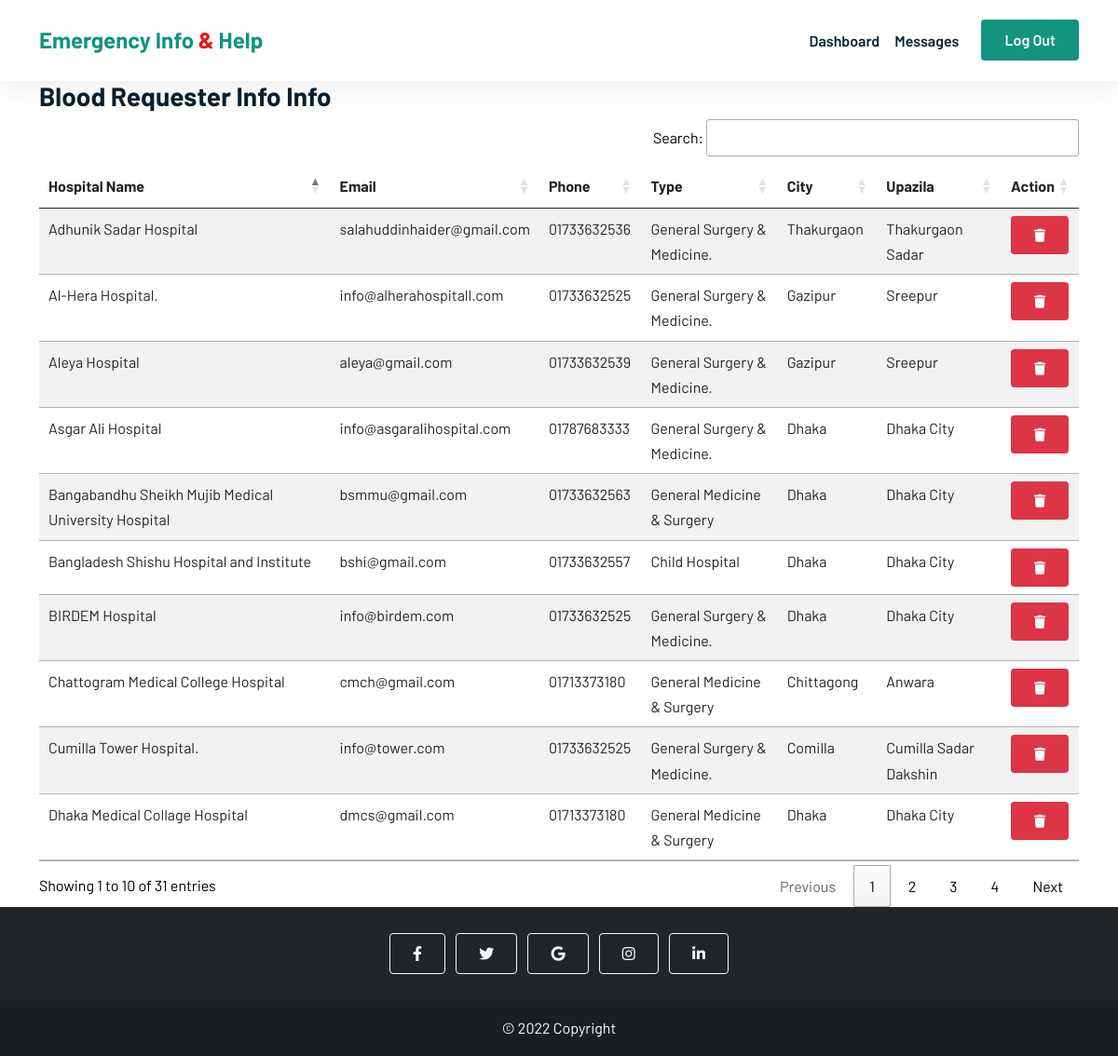
/admin/hospital_info.php (signed in), run on the app's committed database.
### tables this page shows
CREATE TABLE `hospital` (
  `id` int(255) NOT NULL,
  `hospital_name` varchar(255) NOT NULL,
  `email` varchar(32) NOT NULL,
  `phone` varchar(32) NOT NULL,
  `type` varchar(32) NOT NULL,
  `address` varchar(255) NOT NULL,
  `division` varchar(32) NOT NULL,
  `city` varchar(32) NOT NULL,
  `upazila` varchar(32) NOT NULL,
  `user_name` varchar(32) NOT NULL,
  `password` varchar(32) NOT NULL,
  `image` varchar(255) NOT NULL
);

### admin/hospital_info.php (the view, shortened to what this page needs)
<?php
include_once './admin_includes/db.php';
$sql = "SELECT * FROM `hospital`";
$results = $con->query($sql);
?>
<!DOCTYPE html>
<html lang="en">
<head>
    <link href="https://cdn.jsdelivr.net/npm/bootstrap@5.0.2/dist/css/bootstrap.min.css" rel="stylesheet" />
    <link rel="stylesheet" href="https://cdnjs.cloudflare.com/ajax/libs/font-awesome/6.1.1/css/all.min.css" />
    <link rel="stylesheet" href="//cdn.datatables.net/1.12.1/css/jquery.dataTables.min.css">
    <link rel="stylesheet" href="../css/style.css" />
</head>
<body>
<header class="sticky-top">
        <nav class="navbar navbar-expand-lg  bg-white">
            <div class="container">
                <a class="navbar-brand" href="./admin_dashboard.php">Emergency Info <span>&</span> Help</a>
                <div class="collapse navbar-collapse" id="navbarNavDropdown">
                    <ul class="navbar-nav ms-auto">
                    <li class="nav-item">
                            <a class="nav-link" aria-current="page" href="./admin_dashboard.php">Dashboard</a>
                        </li>
                    <li class="nav-list">
                    <a href="messages.php" class="nav-link">Messages</a>
                    </li>
                    </ul>
                    <a href="./logout.php" class="btn btn-brand ms-lg-3">Log Out</a>
                </div>
            </div>
        </nav>
    </header>
    <main>
        <div class="container">
            <h3>Blood Requester Info Info</h3>
            <div>
                <table class="table table-striped" id="blood_req_table">
                    <thead>
                        <tr>
                            <th scope="col">Hospital Name</th>
                            <th scope="col">Email</th>
                            <th scope="col">Phone</th>
                            <th scope="col">Type</th>
                            <th scope="col">City</th>
                            <th scope="col">Upazila</th>
                            <th scope="col">Action</th>
                        </tr>
                    </thead>
                    <tbody>
                        <?php while ($row = $results->fetch_assoc()) : ?>
                            <tr>
                                <td><?php echo $row['hospital_name'] ?></td>
                                <td><?php echo $row['email'] ?></td>
                                <td><?php echo $row['phone'] ?></td>
                                <td><?php echo $row['type'] ?></td>
                                <td><?php echo $row['city'] ?></td>
                                <td><?php echo $row['upazila'] ?></td>
                                <td>
                                    <button class='delete btn btn-sm btn-danger' id="<?php echo $row['id'] ?>"><i class="delete fa-solid fa-trash" id="<?php echo $row['id'] ?>"></i></button>
                                </td>
                            </tr>
                        <?php endwhile ?>
                    </tbody>
                </table>
            </div>
        </div>
    </main>
    <footer class="bg-dark text-center text-white">
        <div class="container p-4 pb-0">
            <section class="mb-4">
                <a class="btn btn-outline-light btn-floating m-1" href="#!" role="button"><i class="fab fa-facebook-f"></i></a>
                <a class="btn btn-outline-light btn-floating m-1" href="#!" role="button"><i class="fab fa-twitter"></i></a>
                <a class="btn btn-outline-light btn-floating m-1" href="#!" role="button"><i class="fab fa-google"></i></a>
                <a class="btn btn-outline-light btn-floating m-1" href="#!" role="button"><i class="fab fa-instagram"></i></a>
                <a class="btn btn-outline-light btn-floating m-1" href="#!" role="button"><i class="fab fa-linkedin-in"></i></a>
            </section>
        </div>
        <div class="text-center p-3 footer-last">
            © 2022 Copyright
        </div>
    </footer>
</body>
</html>

### css/style.css (style rules this page uses)
* { margin: 0; padding: 0; box-sizing: border-box; list-style: none; }
html, body { font-family: "Barlow", sans-serif; line-height: 1.7; color: black; max-width: 100%; scroll-behavior: smooth; }
h1, h2, h3, h4, h5, h6 { font-weight: 700 !important; color: #092032; }
.navbar-nav .nav-link { color: #092032; text-decoration: none; transition: all 0.4s ease; font-weight: 600; }
a { color: #092032; text-decoration: none; }
.navbar { box-shadow: 0px 6px 30px rgba(0, 0, 0, 0.08); z-index: 1; padding: 1.5% 0; }
.navbar .navbar-brand { font-weight: 700; font-size: 24px; color: #12947f; }
.navbar-brand span { color: #e71414; }
.btn { padding: 9px 24px; font-weight: 600; }
.btn-brand { color: white; background-color: #12947f; }
.footer-last { background-color: rgba(0, 0, 0, 0.2); }
a { color: black; }
.sorting, .sorting_asc, .sorting_desc { background : none; }

### data on the page
hospital: hospital_name "Bangabandhu Sheikh Mujib Medical University Hospital", email "bsmmu@gmail.com", phone "01733632563", type "General Medicine & Surgery", city "Dhaka", upazila "Dhaka City"
hospital: hospital_name "Dhaka Medical Collage Hospital", email "dmcs@gmail.com", phone "01713373180", type "General Medicine & Surgery", city "Dhaka", upazila "Dhaka City"
hospital: hospital_name "Chattogram Medical College Hospital", email "cmch@gmail.com", phone "01713373180", type "General Medicine & Surgery", city "Chittagong", upazila "Anwara"
hospital: hospital_name "Bangladesh Shishu Hospital and Institute", email "bshi@gmail.com", phone "01733632557", type "Child Hospital", city "Dhaka", upazila "Dhaka City"
hospital: hospital_name "Asgar Ali Hospital", email "info@asgaralihospital.com", phone "01787683333", type "General Surgery & Medicine.", city "Dhaka", upazila "Dhaka City"
hospital: hospital_name "BIRDEM Hospital", email "info@birdem.com", phone "01733632525", type "General Surgery & Medicine.", city "Dhaka", upazila "Dhaka City"
hospital: hospital_name "Al-Hera Hospital.", email "info@alherahospitall.com", phone "01733632525", type "General Surgery & Medicine.", city "Gazipur", upazila "Sreepur"
hospital: hospital_name "Cumilla Tower Hospital.", email "info@tower.com", phone "01733632525", type "General Surgery & Medicine.", city "Comilla", upazila "Cumilla Sadar Dakshin"
hospital: hospital_name "Adhunik Sadar Hospital", email "salahuddinhaider@gmail.com", phone "01733632536", type "General Surgery & Medicine.", city "Thakurgaon", upazila "Thakurgaon Sadar"
hospital: hospital_name "Aleya Hospital", email "aleya@gmail.com", phone "01733632539", type "General Surgery & Medicine.", city "Gazipur", upazila "Sreepur"
